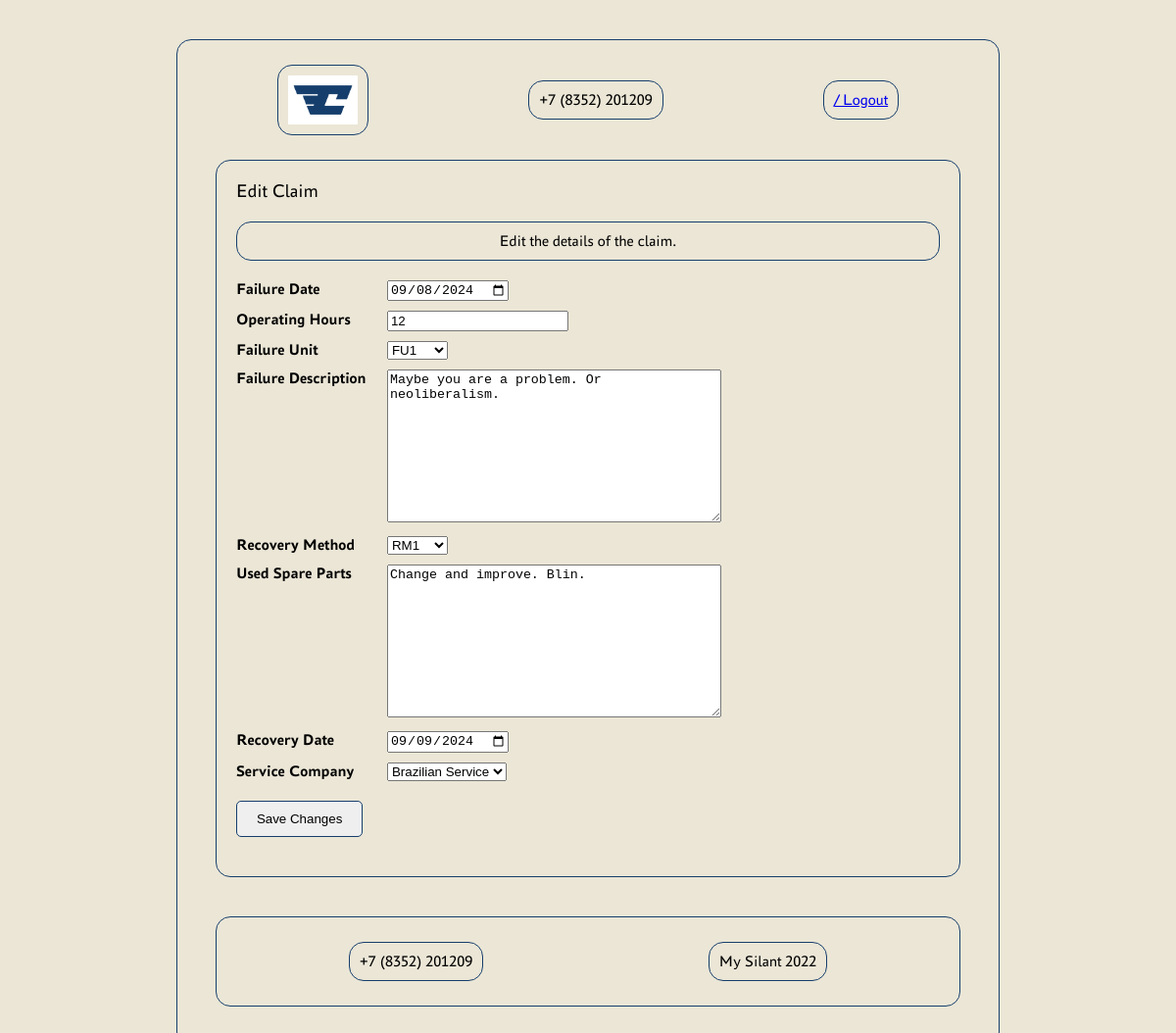
/edit_claim/1/, run on the app's committed database.
### silant_app/models/models.py (models this page shows, shortened)
class Claim(models.Model):
    machine = models.ForeignKey(Machine, on_delete=models.CASCADE)
    failure_date = models.DateField()
    operating_hours = models.IntegerField()
    failure_unit = models.ForeignKey(FailureUnitReference, related_name='failure_units', on_delete=models.CASCADE)
    failure_description = models.TextField()
    recovery_method = models.ForeignKey(RecoveryMethodReference, related_name='recovery_methods',
                                        on_delete=models.CASCADE)
    used_spare_parts = models.TextField()
    recovery_date = models.DateField()
    downtime = models.IntegerField()  # Calculated as recovery_date - failure_date
    service_company = models.ForeignKey(ServiceCompanyReference, related_name='claim_service_companies',
                                        on_delete=models.CASCADE)

### silant_app/views.py (the view, shortened to what this page needs)
# urls.py: path('edit_claim/<int:pk>/', ClaimUpdateView.as_view(), name='edit_claim'),
class ClaimUpdateView(UpdateView):
    model = Claim
    form_class = ClaimUpdateForm
    template_name = 'edit_claim.html'

### silant_app/forms.py (shortened to what this page needs)
class ClaimUpdateForm(forms.ModelForm):
    service_company = forms.ModelChoiceField(queryset=ServiceCompanyReference.objects.all(), label="Service Company")
    failure_date = forms.DateField(widget=forms.DateInput(attrs={'type': 'date'}))
    recovery_date = forms.DateField(widget=forms.DateInput(attrs={'type': 'date'}))
    class Meta:
        model = Claim
        fields = ['failure_date', 'operating_hours', 'failure_unit', 'failure_description', 'recovery_method',
                  'used_spare_parts', 'recovery_date', 'service_company']

### silant_app/models/reference_models.py (called while the page is built)
    def __str__(self):
        return self.name

    def __str__(self):
        return self.name

    def __str__(self):
        return self.name

### templates/edit_claim.html (shortened to what this page needs)
{% extends 'landing_page.html' %}
{% load static %}
{% block header_1 %}
    {% block header_2 %}
        <div class="header-container">
            <div class="logo">
                <img id="logo" src="{% static 'logo/Logotype accent RGB 1.jpg' %}" alt="Logo"
                     data-logged-in-url="{% url 'landing_page_logged_in' %}"
                     data-logged-out-url="{% url 'landing_page' %}">
                </div>
            <div class="contact-info" id="phone-number">Loading...</div>
            <div class="login-button"><a href="{% url 'logout' %}">{{ user_name }} / Logout</a></div>
        </div>
    {% endblock %}
{% endblock %}
{% block content %}
    <div class="main-title">Edit Claim</div>
    <div class="info-text">Edit the details of the claim.</div>
    <div class="edit-record">
        <form method="post">
            <div class="form-group">
                <label for="{{ form.failure_date.id_for_label }}" class="form-label">Failure Date</label>
                <div class="form-field">
                    {{ form.failure_date }}
                </div>
            </div>
            <div class="form-group">
                <label for="{{ form.operating_hours.id_for_label }}" class="form-label">Operating Hours</label>
                <div class="form-field">
                    {{ form.operating_hours }}
                </div>
            </div>
            <div class="form-group">
                <label for="{{ form.failure_unit.id_for_label }}" class="form-label">Failure Unit</label>
                <div class="form-field">
                    {{ form.failure_unit }}
                </div>
            </div>
            <div class="form-group">
                <label for="{{ form.failure_description.id_for_label }}" class="form-label">Failure Description</label>
                <div class="form-field">
                    {{ form.failure_description }}
                </div>
            </div>
            <div class="form-group">
                <label for="{{ form.recovery_method.id_for_label }}" class="form-label">Recovery Method</label>
                <div class="form-field">
                    {{ form.recovery_method }}
                </div>
            </div>
            <div class="form-group">
                <label for="{{ form.used_spare_parts.id_for_label }}" class="form-label">Used Spare Parts</label>
                <div class="form-field">
                    {{ form.used_spare_parts }}
                </div>
            </div>
            <div class="form-group">
                <label for="{{ form.recovery_date.id_for_label }}" class="form-label">Recovery Date</label>
                <div class="form-field">
                    {{ form.recovery_date }}
                </div>
            </div>
            <div class="form-group">
                <label for="{{ form.service_company.id_for_label }}" class="form-label">Service Company</label>
                <div class="form-field">
                    {{ form.service_company }}
                </div>
            </div>
            <div class="submit-button">
                <button type="submit">Save Changes</button>
            </div>
        </form>
    </div>
{% endblock %}

### static/css/styles.css (style rules this page uses)
body { font-family: 'PT Astra Sans', sans-serif; margin: 40px auto; padding: 20px; display: flex; flex-direction: column; background-color: #EBE6D6; border: 1px solid #163E6C; border-radius: 15px; box-sizing: border-box; max-width: 70%; width: 100%; }
.header-container { display: flex; justify-content: space-around; align-items: center; }
.header-container > div { display: inline-block; background-color: #EBE6D6; border: 1px solid #163E6C; border-radius: 15px; padding: 10px; margin: 5px; }
.main-title { text-align: left; font-size: 1.2em; margin-bottom: 20px; }
form { margin: 20px 0; }
button { padding: 10px 20px; border: 1px solid #163E6C; border-radius: 5px; }
.info-text { border: 1px solid #163E6C; border-radius: 15px; padding: 10px; margin: 20px 0; background-color: #EBE6D6; }
.login-button { padding: 10px 20px; border: 1px solid #163E6C; border-radius: 5px; }
.logo img { max-width: 100%; height: auto; display: block; margin: 0 auto; max-height: 50px; }
.form-label { display: inline-block; width: 150px; font-weight: bold; text-align: left; vertical-align: top; }
.form-field { display: inline-block; width: 300px; }
.form-group { margin-bottom: 10px; text-align: left; }
.submit-button { text-align: left; margin-top: 20px; }

### data on the page
Claim: failure_date "09/08/2024", operating_hours "12", failure_unit "FU1", failure_description "Maybe you are a problem. Or neoliberalism.", recovery_method "RM1", used_spare_parts "Change and improve. Blin.", recovery_date "09/09/2024", service_company "Brazilian Service"
